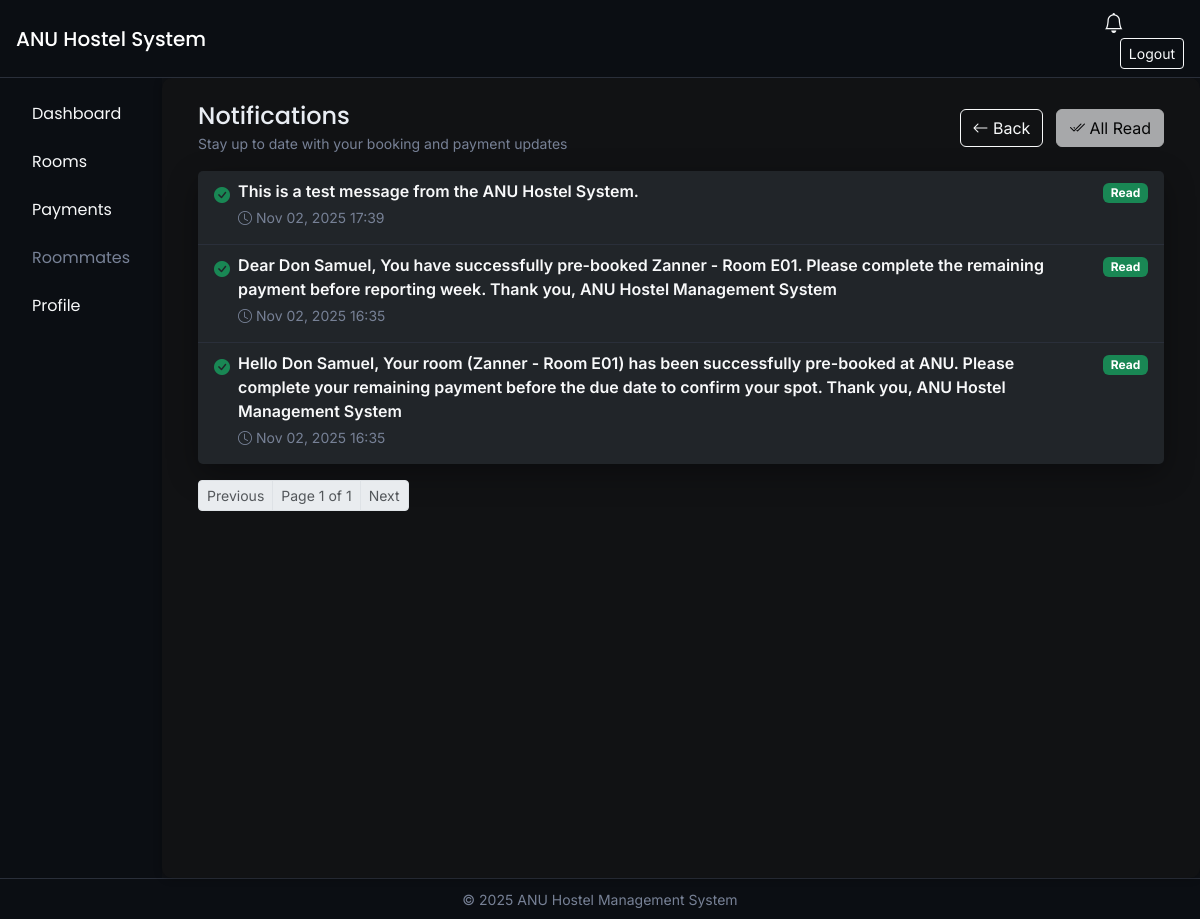
The app's page /notifications/ (signed in), older data.
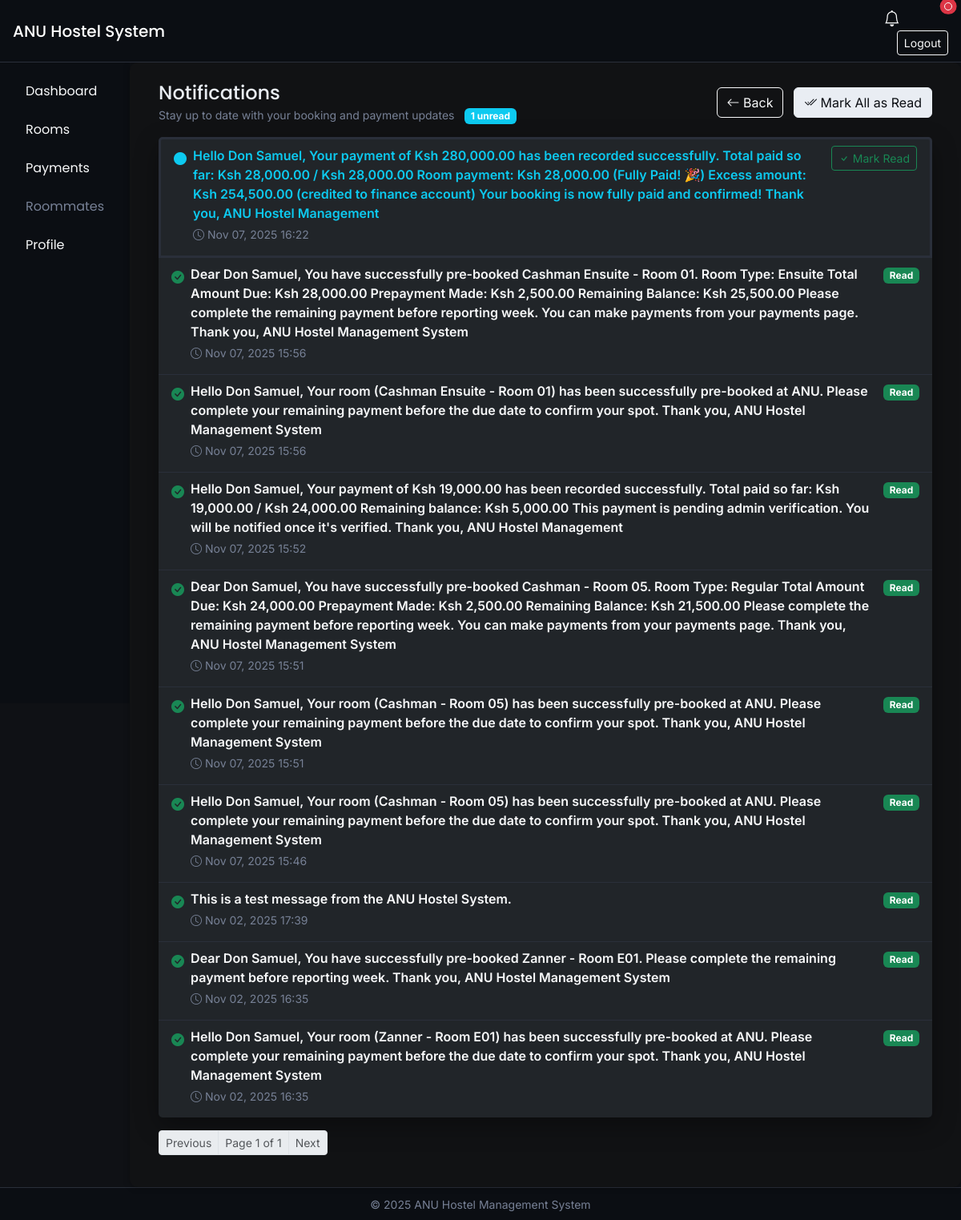
The same page, newer data.
### core/models.py (models this page shows, shortened)
class Notification(models.Model):
    student = models.ForeignKey(Student, on_delete=models.CASCADE, related_name='notifications')
    message = models.TextField()
    date_sent = models.DateTimeField(auto_now_add=True)
    is_read = models.BooleanField(default=False)
    email_status = models.CharField(max_length=20, default="Pending")  # Sent / Failed / No Email
    sms_status = models.CharField(max_length=20, default="Pending")    # Sent / Failed / No Phone

### core/views.py (the view)
# urls.py: path('notifications/', views.notifications_page, name='notifications_page'),
@login_required
def notifications_page(request):
    if request.user.is_staff:
        return redirect('admin_notifications_page')
    student = get_object_or_404(Student, user=request.user)
    qs = Notification.objects.filter(student=student).order_by('-date_sent')
    paginator = Paginator(qs, 15)
    page_number = request.GET.get('page')
    page_obj = paginator.get_page(page_number)
    total_unread = qs.filter(is_read=False).count()
    return render(request, 'notifications.html', {
        'page_obj': page_obj,
        'total_unread': total_unread,
    })

### core/models.py (called while the page is built)
    def get_total_paid(self):
        return sum(p.amount for p in self.payments.filter(verified=True))

    def get_total_due(self):
        if self.room:
            return self.room.price
        return 0

    def is_fully_paid(self):
        return self.get_total_paid() >= self.get_total_due() and self.status == 'paid'

### core/templates/notifications.html (shortened to what this page needs)
    {% extends 'base.html' %}
{% block content %}
<div class="container-fluid">
    <div class="d-flex justify-content-between align-items-center mb-3">
        <div>
            <h4 class="mb-0" style="font-family:'Poppins',sans-serif;">Notifications</h4>
            <small class="text-muted">Stay up to date with your booking and payment updates</small>
            {% if total_unread > 0 %}
                <span class="badge bg-info ms-2">{{ total_unread }} unread</span>
            {% endif %}
        </div>
        <div>
            <a href="{% url 'student_dashboard' %}" class="btn btn-outline-light me-2"><i class="bi bi-arrow-left"></i> Back</a>
            {% if total_unread > 0 %}
                <a href="{% url 'mark_all_notifications_as_read' %}" class="btn btn-light" onclick="return confirm('Mark all notifications as read?');">
                    <i class="bi bi-check2-all"></i> Mark All as Read
                </a>
            {% else %}
                <button class="btn btn-light" disabled>
                    <i class="bi bi-check2-all"></i> All Read
                </button>
            {% endif %}
        </div>
    </div>
    {% if page_obj and page_obj.object_list %}
        <div class="card bg-dark">
            <ul class="list-group list-group-flush">
                {% for note in page_obj %}
                <li class="list-group-item bg-dark text-light border-secondary {% if not note.is_read %}border-start border-info border-3{% endif %}">
                    <div class="d-flex justify-content-between align-items-start">
                        <div class="flex-grow-1 me-3">
                            <div class="d-flex align-items-start mb-2">
                                {% if note.is_read %}
                                    <i class="bi bi-check-circle-fill text-success me-2 mt-1"></i>
                                {% else %}
                                    <i class="bi bi-circle-fill text-info me-2 mt-1"></i>
                                {% endif %}
                                <div class="flex-grow-1">
                                    <div class="fw-semibold {% if not note.is_read %}text-info{% else %}text-light{% endif %}">
                                        {{ note.message }}
                                    </div>
                                    <small class="text-muted d-block mt-1">
                                        <i class="bi bi-clock"></i> {{ note.date_sent|date:"M d, Y H:i" }}
                                    </small>
                                </div>
                            </div>
                        </div>
                        <div class="flex-shrink-0">
                            {% if not note.is_read %}
                                <a href="{% url 'mark_notification_as_read' note.id %}" class="btn btn-sm btn-outline-success" title="Mark as read">
                                    <i class="bi bi-check"></i> Mark Read
                                </a>
                            {% else %}
                                <span class="badge bg-success">Read</span>
                            {% endif %}
                        </div>
                    </div>
                </li>
                {% endfor %}
            </ul>
        </div>
        <nav class="mt-3">
            <ul class="pagination pagination-sm">
                {% if page_obj.has_previous %}
                    <li class="page-item"><a class="page-link" href="?page={{ page_obj.previous_page_number }}">Previous</a></li>
                {% else %}
                    <li class="page-item disabled"><span class="page-link">Previous</span></li>
                {% endif %}
                <li class="page-item disabled"><span class="page-link">Page {{ page_obj.number }} of {{ page_obj.paginator.num_pages }}</span></li>
                {% if page_obj.has_next %}
                    <li class="page-item"><a class="page-link" href="?page={{ page_obj.next_page_number }}">Next</a></li>
                {% else %}
                    <li class="page-item disabled"><span class="page-link">Next</span></li>
                {% endif %}
            </ul>
        </nav>
    {% else %}
        <div class="text-center text-muted py-5">
            <i class="bi bi-bell-slash fs-1 d-block mb-2"></i>
            <p>No notifications yet.</p>
        </div>
    {% endif %}
</div>
{% endblock %}

### core/templates/base.html (shortened to what this page needs)
<!DOCTYPE html>
<html lang="en">
<head>
    {% load static %}
    <link href="https://cdn.jsdelivr.net/npm/bootstrap@5.3.2/dist/css/bootstrap.min.css" rel="stylesheet">
    <link href="https://cdn.jsdelivr.net/npm/bootstrap-icons@1.10.5/font/bootstrap-icons.css" rel="stylesheet">
    <link rel="stylesheet" href="{% static 'css/styles.css' %}">
</head>
<body class="bg-dark text-light" style="font-family: 'Inter', sans-serif;">
    <nav class="navbar navbar-dark bg-black border-bottom border-secondary px-3">
        <span class="navbar-brand mb-0 h1" style="font-family: 'Poppins', sans-serif;">
            ANU Hostel System
        </span>
        <div>
{% if user.is_authenticated %}
<div class="d-inline me-3 position-relative" id="bell-container">
    <a class="nav-link text-light position-relative" href="{% if user.is_staff %}{% url 'admin_notifications_page' %}{% else %}{% url 'notifications_page' %}{% endif %}" id="notificationsLink" role="button" aria-label="Notifications">
        <i class="bi bi-bell fs-5"></i>
        <span class="position-absolute top-0 start-100 translate-middle badge rounded-pill bg-danger" id="notifBadge" style="display:{% if unread_notifications_count > 0 %}inline{% else %}none{% endif %};">
        </span>
        <span id="notifDot" class="position-absolute top-0 start-100 translate-middle p-1 bg-danger border border-light rounded-circle" style="transform: translate(-20%, -40%); display:{% if unread_notifications_count > 0 %}inline-block{% else %}none{% endif %}; box-shadow:0 0 0 0 rgba(220,53,69,.7);"></span>
    </a>
</div>
{% endif %}
<a href="{% url 'logout' %}" class="btn btn-sm btn-outline-light">Logout</a>
        </div>
    </nav>
    <div class="d-flex">
        <div class="bg-black p-3 vh-100" style="width: 220px;">
            <ul class="nav flex-column" style="font-family: 'Poppins', sans-serif;">
                {% if user.is_staff %}
                    <li class="nav-item mb-2"><a href="{% url 'admin_dashboard' %}" class="nav-link text-light {% if request.resolver_match.url_name == 'admin_dashboard' %}fw-bold text-info{% endif %}">Dashboard</a></li>
                    <li class="nav-item mb-2"><a href="{% url 'manage_bookings' %}" class="nav-link text-light {% if request.resolver_match.url_name == 'manage_bookings' %}fw-bold text-info{% endif %}">Bookings</a></li>
                    <li class="nav-item mb-2"><a href="{% url 'manage_rooms' %}" class="nav-link text-light {% if request.resolver_match.url_name == 'manage_rooms' %}fw-bold text-info{% endif %}">Rooms</a></li>
                    <li class="nav-item mb-2"><a href="{% url 'manage_admins' %}" class="nav-link text-light {% if request.resolver_match.url_name == 'manage_admins' %}fw-bold text-info{% endif %}">Admins</a></li>
                    <li class="nav-item mb-2"><a href="{% url 'finance_dashboard' %}" class="nav-link text-light {% if request.resolver_match.url_name == 'finance_dashboard' %}fw-bold text-info{% endif %}">Finance</a></li>
                    <li class="nav-item mb-2"><a href="{% url 'admin_notifications_page' %}" class="nav-link text-light {% if request.resolver_match.url_name == 'admin_notifications_page' %}fw-bold text-info{% endif %}">Notifications</a></li>
                {% else %}
                    <li class="nav-item mb-2"><a href="{% url 'student_dashboard' %}" class="nav-link text-light {% if request.resolver_match.url_name == 'student_dashboard' %}fw-bold text-info{% endif %}">Dashboard</a></li>
                    <li class="nav-item mb-2"><a href="{% url 'available_rooms' %}" class="nav-link text-light {% if request.resolver_match.url_name == 'available_rooms' %}fw-bold text-info{% endif %}">Rooms</a></li>
                    <li class="nav-item mb-2"><a href="{% url 'student_profile' %}" class="nav-link text-light {% if request.resolver_match.url_name == 'student_profile' %}fw-bold text-info{% endif %}">Payments</a></li>
                    <li class="nav-item mb-2"><a href="{% url 'view_roommates' %}" class="nav-link text-light {% if not can_view_roommates %} text-muted{% endif %}">Roommates</a></li>
                {% endif %}
                <li class="nav-item mb-2"><a href="{% if user.is_staff %}{% url 'admin_profile' %}{% else %}{% url 'student_profile' %}{% endif %}" class="nav-link text-light ">Profile</a></li>
            </ul>
        </div>
        <div class="flex-grow-1 p-4" id="main-content">
            {% block content %}{% endblock %}
        </div>
    </div>
    <footer class="text-center py-2 mt-auto bg-black border-top border-secondary">
        <small class="text-muted">© 2025 ANU Hostel Management System</small>
    </footer>
</body>
</html>

### core/static/css/styles.css (style rules this page uses)
:root { --bg:#0f1115; --panel:#11151b; --muted:#778196; --accent:#64d2ff; --accent-2:#9bff98; }
body.bg-dark { background-color:var(--bg)!important;color:#e9edf3!important }
.navbar.bg-black, .bg-black { background-color:#0b0e13!important }
.card { background-color:var(--panel)!important;border-color:#2a2f3a!important }
.btn-light { color:#0b0e13;background:#e9edf3;border-color:#e9edf3 }
.border-secondary { border-color:#2a2f3a!important }
.text-muted { color:var(--muted)!important }
.nav-link { text-decoration:none;color:#c9c9c9;transition:all .2s ease }
#main-content { background-color:#111214;border-radius:10px;box-shadow:0 0 8px rgba(0,0,0,.3);min-height:90vh }
footer { color:#999 }
.card { background-color:#1a1b1e;border:none;border-radius:12px;box-shadow:0 10px 30px rgba(0,0,0,.35) }

Row changes from the older to the newer data that the page shows:
added Notification: is_read False (drawn), message "Hello Don Samuel, Your payment of Ksh 280,000.00 has been recorded successfully. Total paid so far: Ksh 28,000.00 / Ksh 28,000.00 Room payment: Ksh 28,000.00 (Fully Paid! 🎉) Excess amount: Ksh 254,500.00 (credited to finance account) Your booking is now fully paid and confirmed! Thank you, ANU Hostel Management", date_sent "Nov 07, 2025 16:22"
added Notification: is_read True (drawn), message "Dear Don Samuel, You have successfully pre-booked Cashman Ensuite - Room 01. Room Type: Ensuite Total Amount Due: Ksh 28,000.00 Prepayment Made: Ksh 2,500.00 Remaining Balance: Ksh 25,500.00 Please complete the remaining payment before reporting week. You can make payments from your payments page. Thank you, ANU Hostel Management System", date_sent "Nov 07, 2025 15:56"
added Notification: is_read True (drawn), message "Hello Don Samuel, Your room (Cashman Ensuite - Room 01) has been successfully pre-booked at ANU. Please complete your remaining payment before the due date to confirm your spot. Thank you, ANU Hostel Management System", date_sent "Nov 07, 2025 15:56"
added Notification: is_read True (drawn), message "Hello Don Samuel, Your payment of Ksh 19,000.00 has been recorded successfully. Total paid so far: Ksh 19,000.00 / Ksh 24,000.00 Remaining balance: Ksh 5,000.00 This payment is pending admin verification. You will be notified once it's verified. Thank you, ANU Hostel Management", date_sent "Nov 07, 2025 15:52"
added Notification: is_read True (drawn), message "Dear Don Samuel, You have successfully pre-booked Cashman - Room 05. Room Type: Regular Total Amount Due: Ksh 24,000.00 Prepayment Made: Ksh 2,500.00 Remaining Balance: Ksh 21,500.00 Please complete the remaining payment before reporting week. You can make payments from your payments page. Thank you, ANU Hostel Management System", date_sent "Nov 07, 2025 15:51"
added Notification: is_read True (drawn), message "Hello Don Samuel, Your room (Cashman - Room 05) has been successfully pre-booked at ANU. Please complete your remaining payment before the due date to confirm your spot. Thank you, ANU Hostel Management System", date_sent "Nov 07, 2025 15:51"
added Notification: is_read True (drawn), message "Hello Don Samuel, Your room (Cashman - Room 05) has been successfully pre-booked at ANU. Please complete your remaining payment before the due date to confirm your spot. Thank you, ANU Hostel Management System", date_sent "Nov 07, 2025 15:46"
Text that changed along with them:
{{ total_unread }}: (not shown) → "1"
text no longer shown: "All Read"
text now shown: "unread Mark All as Read"
